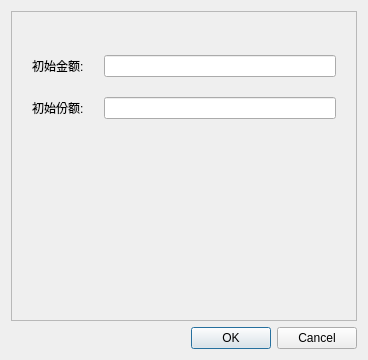
<?xml version="1.0" encoding="UTF-8"?>
<ui version="4.0">
 <class>FundAccountInitDialog</class>
 <widget class="QDialog" name="FundAccountInitDialog">
  <property name="geometry">
   <rect>
    <x>0</x>
    <y>0</y>
    <width>368</width>
    <height>360</height>
   </rect>
  </property>
  <property name="windowTitle">
   <string>初始化账户数据</string>
  </property>
  <layout class="QVBoxLayout" name="verticalLayout">
   <item>
    <widget class="QFrame" name="frame">
     <property name="frameShape">
      <enum>QFrame::Shape::StyledPanel</enum>
     </property>
     <property name="frameShadow">
      <enum>QFrame::Shadow::Raised</enum>
     </property>
     <layout class="QVBoxLayout" name="verticalLayout_2">
      <property name="spacing">
       <number>20</number>
      </property>
      <property name="leftMargin">
       <number>20</number>
      </property>
      <property name="rightMargin">
       <number>20</number>
      </property>
      <item>
       <widget class="QLabel" name="fundLabel">
        <property name="text">
         <string/>
        </property>
       </widget>
      </item>
      <item>
       <layout class="QHBoxLayout" name="horizontalLayout">
        <item>
         <widget class="QLabel" name="label">
          <property name="text">
           <string>初始金额:</string>
          </property>
         </widget>
        </item>
        <item>
         <widget class="QLineEdit" name="costEdit"/>
        </item>
       </layout>
      </item>
      <item>
       <layout class="QHBoxLayout" name="horizontalLayout_2">
        <item>
         <widget class="QLabel" name="label_2">
          <property name="text">
           <string>初始份额:</string>
          </property>
         </widget>
        </item>
        <item>
         <widget class="QLineEdit" name="shareEdit"/>
        </item>
       </layout>
      </item>
      <item>
       <spacer name="verticalSpacer">
        <property name="orientation">
         <enum>Qt::Orientation::Vertical</enum>
        </property>
        <property name="sizeHint" stdset="0">
         <size>
          <width>20</width>
          <height>40</height>
         </size>
        </property>
       </spacer>
      </item>
      <item>
       <widget class="QLabel" name="msgLabel">
        <property name="text">
         <string/>
        </property>
       </widget>
      </item>
     </layout>
    </widget>
   </item>
   <item>
    <widget class="QDialogButtonBox" name="buttonBox">
     <property name="orientation">
      <enum>Qt::Orientation::Horizontal</enum>
     </property>
     <property name="standardButtons">
      <set>QDialogButtonBox::StandardButton::Cancel|QDialogButtonBox::StandardButton::Ok</set>
     </property>
     <property name="centerButtons">
      <bool>false</bool>
     </property>
    </widget>
   </item>
  </layout>
 </widget>
 <resources/>
 <connections>
  <connection>
   <sender>buttonBox</sender>
   <signal>accepted()</signal>
   <receiver>FundAccountInitDialog</receiver>
   <slot>accept()</slot>
   <hints>
    <hint type="sourcelabel">
     <x>248</x>
     <y>254</y>
    </hint>
    <hint type="destinationlabel">
     <x>157</x>
     <y>274</y>
    </hint>
   </hints>
  </connection>
  <connection>
   <sender>buttonBox</sender>
   <signal>rejected()</signal>
   <receiver>FundAccountInitDialog</receiver>
   <slot>reject()</slot>
   <hints>
    <hint type="sourcelabel">
     <x>316</x>
     <y>260</y>
    </hint>
    <hint type="destinationlabel">
     <x>286</x>
     <y>274</y>
    </hint>
   </hints>
  </connection>
 </connections>
</ui>
